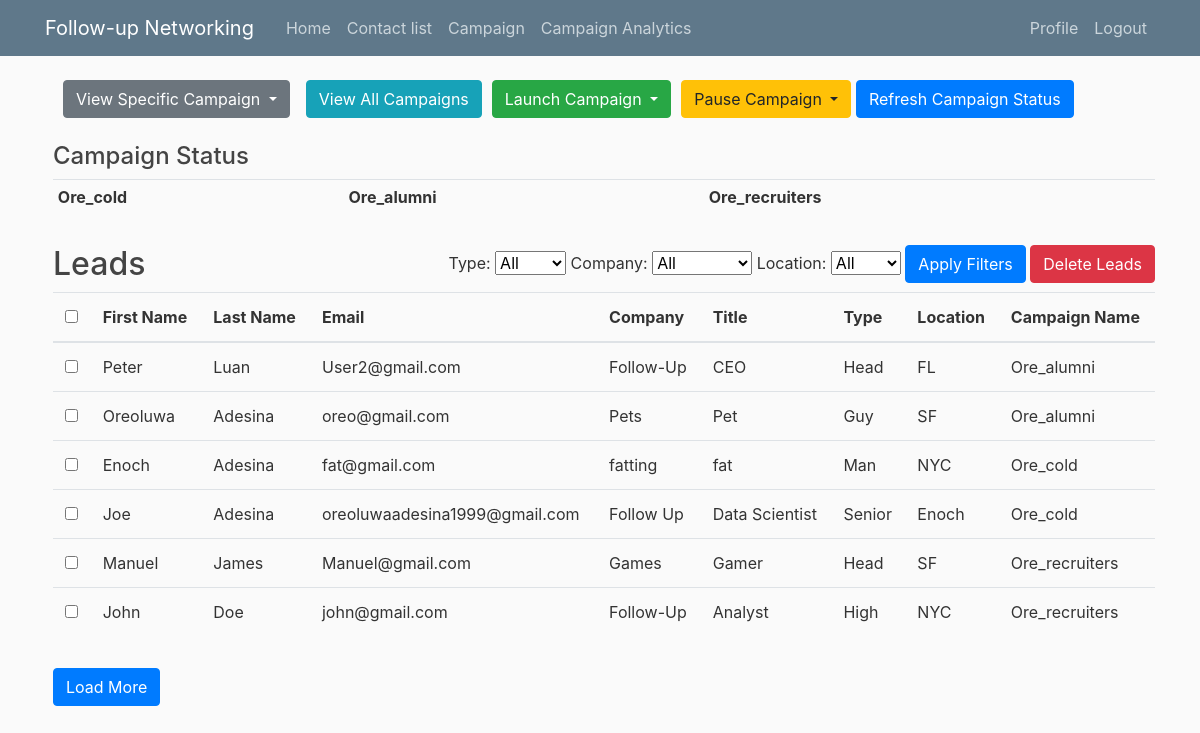
The page /campaign/ (signed in) on the database as committed earlier.
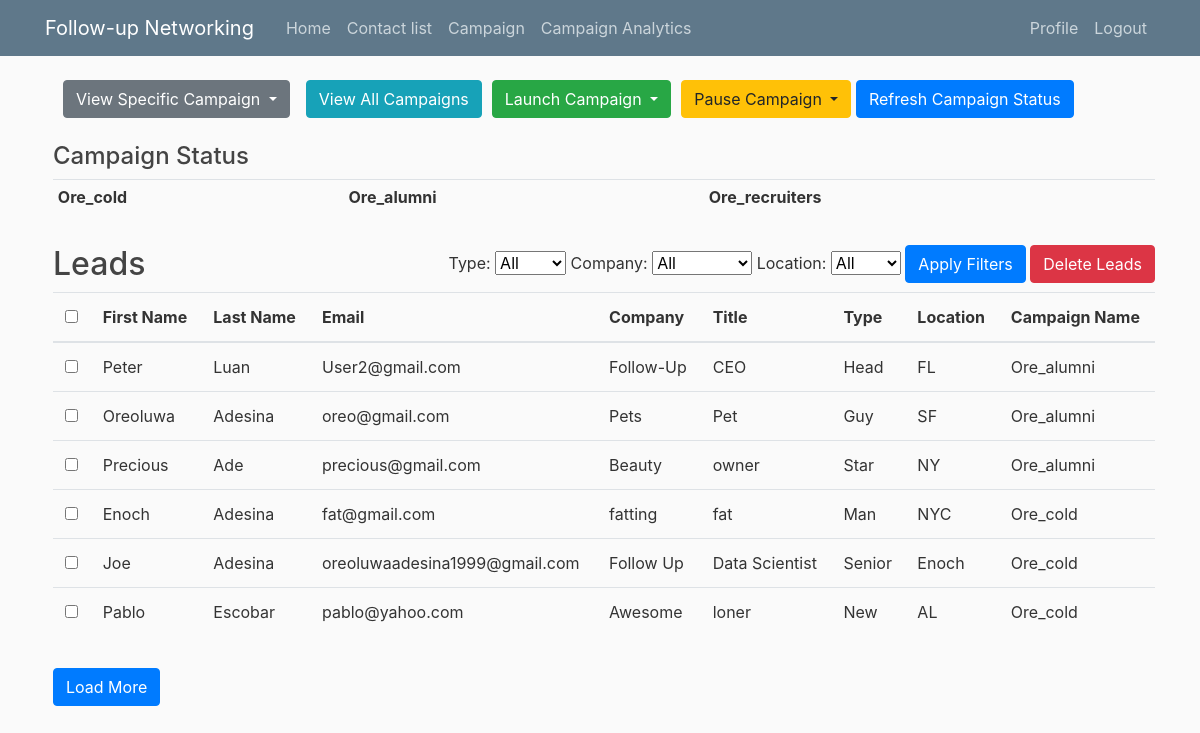
The same page on the database as committed later.
### contacts/models.py (models this page shows, shortened)
class Campaign_Emails(models.Model):
    user = models.ForeignKey(User, on_delete=models.CASCADE, default=1)
    email = models.EmailField()
    first_name = models.CharField(max_length=100, default='')
    last_name = models.CharField(max_length=100, default='')
    company = models.CharField(max_length=100, default='')
    type = models.CharField(max_length=100, default='')
    location = models.CharField(max_length=100, default='None')
    title = models.CharField(max_length=100, default='')
    campaign_name = models.CharField(max_length=255, default='')

### contacts/views.py (the view)
# urls.py: path('campaign/', views.campaign_page, name='campaign_page'),
@login_required
def campaign_page(request):
    user_campaigns = Campaign.objects.filter(user=request.user)
    campaign_emails = Campaign_Emails.objects.filter(campaign_name__in=user_campaigns.values_list('name', flat=True)).order_by('campaign_name')
    distinct_campaigns = user_campaigns.values_list('name', flat=True).distinct()
    distinct_types = Contact.objects.values_list('type', flat=True).distinct()
    distinct_companies = Contact.objects.values_list('company', flat=True).distinct()
    distinct_locations = Contact.objects.values_list('location', flat=True).distinct()
    return render(request, 'campaign.html', {
        'campaign_emails': campaign_emails,
        'distinct_campaigns': distinct_campaigns,
        'distinct_types': distinct_types,
        'distinct_companies': distinct_companies,
        'distinct_locations': distinct_locations
    })

### contacts/templates/campaign.html (shortened to what the changed rows need)
{% extends 'base.html' %}
{% block content %}
    <form method="post" action="{% url 'delete_selected_leads' %}">
        <div class="ml-2">
            <div class="mt-4">
                <div class="table-responsive">
                    <table class="table table-sm">
                        <tbody>
                            <tr>
                                {% for campaign in distinct_campaigns %}
                                    <td class="smaller-text">
                                        <strong>{{ campaign }}</strong><br>
                                    </td>
                                {% endfor %}
                            </tr>
                        </tbody>
                    </table>
                </div>
            </div>
            <div id="campaignContent" class="mt-3">
                <h2>Leads</h2>
                <div id="campaignEmailsContainer">
                    <table class="table">
                        <thead>
                            <tr>
                                <th><input type="checkbox" id="selectAllCheckbox"></th>
                                <th>First Name</th>
                                <th>Last Name</th>
                                <th>Email</th>
                                <th>Company</th>
                                <th>Title</th>
                                <th>Type</th>
                                <th>Location</th>
                                <th>Campaign Name</th>
                            </tr>
                        </thead>
                        <tbody id="campaignEmailsTableBody">
                            {% for email_entry in campaign_emails %}
                                <tr data-campaign="{{ email_entry.campaign_name }}">
                                    <td><input type="checkbox" class="rowCheckbox" name="lead_ids" value="{{ email_entry.id }}"></td>
                                    <td>{{ email_entry.first_name }}</td>
                                    <td>{{ email_entry.last_name }}</td>
                                    <td>{{ email_entry.email }}</td>
                                    <td>{{ email_entry.company }}</td>
                                    <td>{{ email_entry.title }}</td>
                                    <td>{{ email_entry.type }}</td>
                                    <td>{{ email_entry.location }}</td>
                                    <td>{{ email_entry.campaign_name }}</td>
                                </tr>
                            {% endfor %}
                        </tbody>
                    </table>
                </div>
            </div>
        </div>
    </form>
{% endblock %}

Rows that differ between the two databases and show on the page:
no longer on this page (row unchanged): Campaign_Emails: first_name "Manuel", last_name "James", email "Manuel@gmail.com", company "Games", title "Gamer", type "Head", location "SF", campaign_name "Ore_recruiters"
no longer on this page (row unchanged): Campaign_Emails: first_name "John", last_name "Doe", email "john@gmail.com", company "Follow-Up", title "Analyst", type "High", location "NYC", campaign_name "Ore_recruiters"
added Campaign_Emails: first_name "Precious", last_name "Ade", email "precious@gmail.com", company "Beauty", title "owner", type "Star", location "NY", campaign_name "Ore_alumni"
added Campaign_Emails: first_name "Pablo", last_name "Escobar", email "pablo@yahoo.com", company "Awesome", title "loner", type "New", location "AL", campaign_name "Ore_cold"
